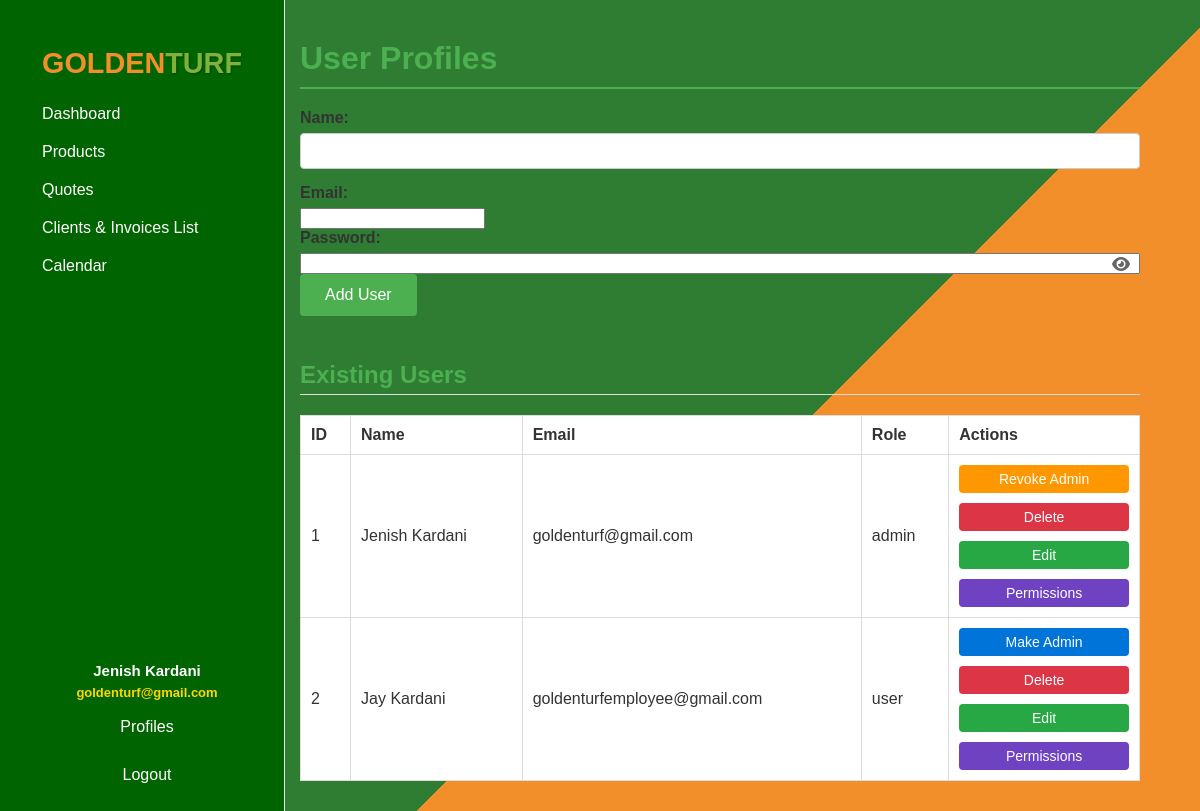
The page /profiles (signed in) on the database its author committed.
### tables this page shows
CREATE TABLE "users" (
                id INTEGER PRIMARY KEY AUTOINCREMENT,
                name TEXT NOT NULL,
                email TEXT NOT NULL UNIQUE,
                password_hash BLOB,
                reset_token TEXT,
                token_expiry TEXT,
                role TEXT DEFAULT 'user',
                verification_code TEXT,
                permissions TEXT DEFAULT 'dashboard'
            );

### app.py (the view, shortened to what this page needs)
@app.route('/profiles', methods=['GET', 'POST'])
def profiles():
    if 'user_id' not in session: return redirect(url_for('login'))
    if not has_permission('profiles'): return render_template('access_restricted.html')
    users = db_exec('SELECT id, name, email, role FROM users ORDER BY id', fetch='all') or []
    return render_template('profiles.html', users=users)

### app.py (called while the page is built)
def db_exec(query, params=(), fetch=None):
    conn = sqlite3.connect('users.db')
    c = conn.cursor()
    c.execute(query, params)
    if fetch == 'one': result = c.fetchone()
    elif fetch == 'all': result = c.fetchall()
    else: result = None
    conn.commit()
    conn.close()
    return result

def has_permission(module):
    if 'user_id' not in session: return False
    if session['user_id'] == 1:
        return True
    user = db_exec('SELECT permissions FROM users WHERE id = ?', (session['user_id'],), 'one')
    return user and module in (user[0] or '').split(',')

### templates/profiles.html (shortened to what this page needs)
<!DOCTYPE html>
<html lang="en">
    <head>
        <link rel="stylesheet" href="{{ url_for('static', filename='dashboard.css') }}" />
        <link rel="stylesheet" href="{{ url_for('static', filename='invoice.css') }}" />
        <link rel="stylesheet" href="https://cdnjs.cloudflare.com/ajax/libs/font-awesome/6.4.0/css/all.min.css" />
    </head>
    <body>
        <div id="main_content" class="main_content_container">
            <header id="page_header">
                <h1>User Profiles</h1>
            </header>
            {% if session['user_role'] == 'admin' or session['user_id'] == 1 %}
            <form method="POST" action="{{ url_for('profiles') }}" id="frm_create_user">
                <section class="user-form" id="section_user_creation">
                    <label for="txt_user_name">Name:</label>
                    <input type="text" id="txt_user_name" name="name"
                           data-validation="required"
                           data-field-type="text"
                           required />
                    <label for="txt_user_email">Email:</label>
                    <input type="email" id="txt_user_email" name="email"
                           data-validation="email"
                           data-field-type="email"
                           required />
                    <label for="pwd_user_password">Password:</label>
                    <div class="password_input_container" id="div_password_container">
                        <input type="password" id="pwd_user_password" name="password"
                               data-validation="password"
                               data-min-length="6"
                               data-field-type="password"
                               required />
                        <i class="fa fa-eye btn_toggle_password" id="btn_toggle_password" title="Show/Hide Password"></i>
                    </div>
                    <button type="submit" id="btn_add_user">Add User</button>
                </section>
            </form>
            {% endif %}
            <section class="user-list" id="section_user_list">
                <h2>Existing Users</h2>
                <table id="tbl_users_list" class="tbl_users_list">
                    <thead>
                        <tr>
                            <th>ID</th>
                            <th>Name</th>
                            <th>Email</th>
                            <th>Role</th>
                            <th>Actions</th>
                        </tr>
                    </thead>
                    <tbody id="tbody_users_data">
                        {% for user in users %}
                        <tr data-user-id="{{ user[0] }}" data-user-role="{{ user[3] }}">
                            <td>{{ user[0] }}</td>
                            <td>{{ user[1] }}</td>
                            <td>{{ user[2] }}</td>
                            <td>{{ user[3] }}</td>
                            <td>
                                {% if session['user_role'] == 'admin' or session['user_id'] == 1 %}
                                <div class="div_action_buttons" id="div_actions_user_{{ user[0] }}">
                                    <form action="{{ url_for('toggle_admin', user_id=user[0]) }}" method="post"
                                          id="frm_toggle_admin_{{ user[0] }}"
                                          data-form-type="admin-toggle"
                                          style="width:100%;">
                                        {% set is_only_admin = only_admin_id is not none and user[0] == only_admin_id %}
                                        {% if is_only_admin %}
                                            {% set admin_btn_style = 'width:100%; padding:6px 0; background:#ccc; color:#fff; border:none; border-radius:4px; font-size:14px; margin-bottom:4px; cursor:not-allowed;' %}
                                        {% elif user[3] == 'admin' %}
                                            {% set admin_btn_style = 'width:100%; padding:6px 0; background:#ff9800; color:#fff; border:none; border-radius:4px; font-size:14px; margin-bottom:4px; cursor:pointer;' %}
                                        {% else %}
                                            {% set admin_btn_style = 'width:100%; padding:6px 0; background:#0074d9; color:#fff; border:none; border-radius:4px; font-size:14px; margin-bottom:4px; cursor:pointer;' %}
                                        {% endif %}
                                        <button type="submit"
                                            id="btn_toggle_admin_{{ user[0] }}"
                                            title="Toggle Admin Role"
                                            data-validation="admin-role-change"
                                            data-user-id="{{ user[0] }}"
                                            style="{{ admin_btn_style }}"
                                            {% if is_only_admin %}disabled{% endif %}>
                                            {% if user[3] == 'admin' %}
                                                Revoke Admin
                                            {% else %}
                                                Make Admin
                                            {% endif %}
                                        </button>
                                    </form>
                                    <form action="{{ url_for('delete_user', user_id=user[0]) }}" method="post"
                                          id="frm_delete_user_{{ user[0] }}"
                                          data-form-type="user-delete"
                                          style="width:100%;">
                                        <button type="submit"
                                            id="btn_delete_user_{{ user[0] }}"
                                            data-validation="user-delete"
                                            data-user-id="{{ user[0] }}"
                                            data-user-name="{{ user[1] }}"
                                            style="width:100%; padding: 6px 0; background:#dc3545; color:#fff; border:none; border-radius:4px; font-size:14px; margin-bottom: 4px;">
                                            Delete
                                        </button>
                                    </form>
                                    <a href="{{ url_for('edit_user', user_id=user[0]) }}"
                                       id="lnk_edit_user_{{ user[0] }}"
                                       data-validation="user-edit"
                                       data-user-id="{{ user[0] }}"
                                       style="display:block; width:100%; padding:6px 0; background:#28a745; color:#fff; border:none; border-radius:4px; text-decoration:none; font-size:14px; text-align:center; margin-bottom: 4px;">
                                        Edit
                                    </a>
                                    <a href="{{ url_for('manage_permissions', user_id=user[0]) }}"
                                       id="lnk_manage_permissions_{{ user[0] }}"
                                       data-validation="permission-manage"
                                       data-user-id="{{ user[0] }}"
                                       style="display:block; width:100%; padding:6px 0; background:#6f42c1; color:#fff; border:none; border-radius:4px; text-decoration:none; font-size:14px; text-align:center;">
                                        Permissions
                                    </a>
                                </div>
                                {% endif %}
                            </td>
                        </tr>
                        {% endfor %}
                    </tbody>
                </table>
            </section>
        </div>
        {% include '_sidebar.html' %}
    </body>
</html>

### templates/_sidebar.html (shortened to what this page needs)
<div class="sidebar" style="border-right: 1px solid #e2e8f0; min-width: 220px; max-width: 220px; background: #006400; color: white; height: 100vh; position: fixed;">
    <div style="text-align:center;padding:15px 5px;">
        <div class="sidebar-logo" style="font-weight: 700; font-size: 1.8rem; font-family: 'Eastman Grotesque', Arial, sans-serif;">
            <span style="color: #F28F2B;">GOLDEN</span><span style="color: #7FB23D; text-shadow: 1px 1px 2px rgba(0,0,0,0.3);">TURF</span>
        </div>
    </div>
    <nav class="navbar">
        <a href="{{ url_for('dashboard') }}" style="color: white; font-size: 16px; text-decoration: none; display: block; padding: 10px;">Dashboard</a>
        <div class="nav-dropdown">
            <a href="#" class="dropbtn" style="color: white; font-size: 16px; text-decoration: none; display: block; padding: 10px;">Products</a>
        </div>
        <a href="{{ url_for('quotes') }}" style="color: white; font-size: 16px; text-decoration: none; display: block; padding: 10px;">Quotes</a>
        <a href="{{ url_for('payments') }}" style="color: white; font-size: 16px; text-decoration: none; display: block; padding: 10px;">Clients &amp; Invoices List</a>
        <a href="{{ url_for('calendar') }}" style="color: white; font-size: 16px; text-decoration: none; display: block; padding: 10px;">Calendar</a>
        <div style="position: absolute; bottom: 70px; left: 5px; width: 100%; text-align: center;">
            <div style="color: #fff; font-weight: 600; margin-bottom: 6px;">
                <span style="font-size: 15px;">{{ session.get('user_name', 'Unknown') }}</span>
                {% if session.get('user_email') %}
                <br><span style="font-size: 13px; color: #ffd700;">{{ session.get('user_email') }}</span>
                {% endif %}
            </div>
            <a href="{{ url_for('profiles') }}" style="color: white; font-size: 16px; text-decoration: none; display: block; padding: 10px; margin-bottom: 10px;">Profiles</a>
            <a href="{{ url_for('logout') }}" style="color: white; font-size: 16px; text-decoration: none; display: block; padding: 10px;">Logout</a>
        </div>
    </nav>
</div>

### static/dashboard.css (style rules this page uses)
body { font-family: Arial, sans-serif; margin: 0; background-color: #f9f9f9; color: #333; }
.sidebar { width: 220px; background-color: #006400; color: white; height: 100vh; position: fixed; top: 0; left: 0; padding: 2rem; border-right: 2px solid #e2e8f0; font-size: 18px; transition: background-color 0.3s ease; z-index: 100; box-shadow: none; margin: 0; overflow: hidden; }
.sidebar nav a[href$="payments"]::after { content: ""; font-size: inherit; color: inherit; margin-left: 0; }
.nav-dropdown { position: relative; display: block; }
.dropbtn { color: white; padding: 12px 20px; text-decoration: none; font-size: 18px; font-weight: normal; display: block; }
h1 { color: #2f6f2f; margin-bottom: 30px; }

### static/invoice.css (style rules this page uses)
body { font-family: Arial, sans-serif; background: linear-gradient(135deg, #2e7d32 60%, #F28F2B 40%); margin: 0; padding: 20px; color: #333; }
header { border-bottom: 2px solid #4CAF50; margin-bottom: 20px; padding-bottom: 10px; }
header h1 { color: #4CAF50; margin: 0; font-size: 2rem; }
form { display: flex; flex-direction: column; }
section { margin-bottom: 25px; }
h2 { color: #4CAF50; border-bottom: 1px solid #ddd; padding-bottom: 5px; margin-bottom: 15px; }
label { display: block; margin-bottom: 6px; font-weight: bold; }
input[type="text"], input[type="number"], select { width: 100%; padding: 8px 10px; margin-bottom: 15px; border: 1px solid #ccc; border-radius: 4px; box-sizing: border-box; font-size: 1rem; }
table { width: 100%; border-collapse: collapse; }
table thead th { background-color: #4CAF50; color: white; padding: 10px; text-align: left; }
table tbody td { border: 1px solid #ddd; padding: 10px; }
button { background-color: #4CAF50; color: white; border: none; padding: 12px 25px; font-size: 1rem; border-radius: 4px; cursor: pointer; transition: background-color 0.3s ease; }

### templates/profiles.html (style rules this page uses)
.main_content_container { margin-left: 240px; padding: 20px 40px; max-width: calc(100vw - 260px); }
.password_input_container { position: relative; display: flex; align-items: center; }
.password_input_container input { flex: 1; padding-right: 40px; }
.password_input_container .btn_toggle_password { position: absolute; right: 10px; cursor: pointer; color: #666; font-size: 16px; z-index: 10; transition: color 0.2s ease; }
.tbl_users_list { width: 100%; border-collapse: collapse; margin-top: 20px; }
.div_action_buttons { display: flex; flex-direction: column; gap: 6px; align-items: flex-start; min-width: 120px; }
table thead th { background-color: #ffffff !important; color: #333 !important; border: 1px solid #ddd !important; }
table tbody td { background-color: #ffffff !important; }

### rows shown on the page
users: id "1", name "Jenish Kardani", email "goldenturf@gmail.com", role "admin", shows "Revoke Admin", get "Jenish Kardani", get "goldenturf@gmail.com"
users: id "2", name "Jay Kardani", email "goldenturfemployee@gmail.com", role "user", shows "Make Admin"
